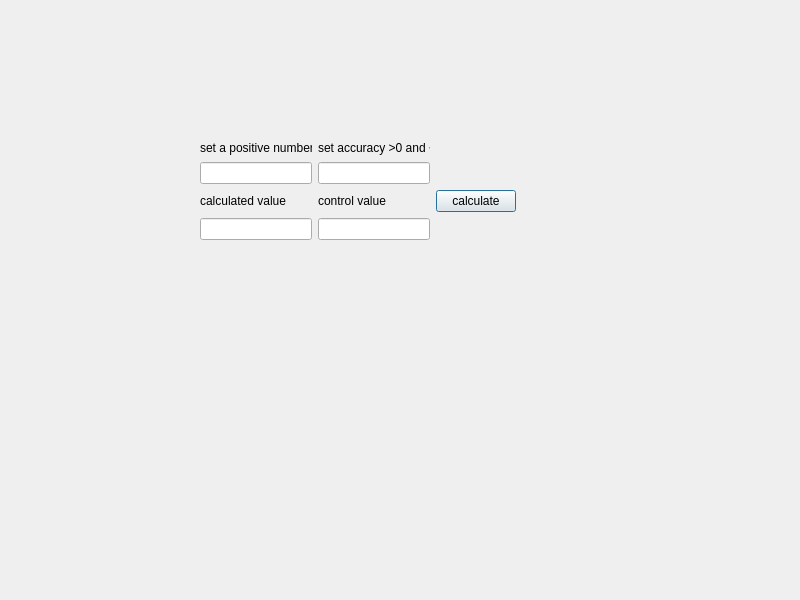
<?xml version="1.0" encoding="UTF-8"?>
<ui version="4.0">
 <class>Dialog</class>
 <widget class="QDialog" name="Dialog">
  <property name="geometry">
   <rect>
    <x>0</x>
    <y>0</y>
    <width>800</width>
    <height>600</height>
   </rect>
  </property>
  <property name="windowTitle">
   <string>Dialog</string>
  </property>
  <widget class="QWidget" name="layoutWidget">
   <property name="geometry">
    <rect>
     <x>200</x>
     <y>140</y>
     <width>316</width>
     <height>100</height>
    </rect>
   </property>
   <layout class="QGridLayout" name="gridLayout">
    <item row="2" column="0">
     <widget class="QLabel" name="label_3">
      <property name="text">
       <string>calculated value</string>
      </property>
     </widget>
    </item>
    <item row="3" column="1">
     <widget class="QLineEdit" name="lineEdit_4"/>
    </item>
    <item row="1" column="1">
     <widget class="QLineEdit" name="lineEdit_2"/>
    </item>
    <item row="2" column="2">
     <widget class="QPushButton" name="pushButton">
      <property name="text">
       <string>calculate</string>
      </property>
     </widget>
    </item>
    <item row="2" column="1">
     <widget class="QLabel" name="label_4">
      <property name="text">
       <string>control value</string>
      </property>
     </widget>
    </item>
    <item row="0" column="1">
     <widget class="QLabel" name="label_2">
      <property name="text">
       <string>set accuracy &gt;0 and &lt;1</string>
      </property>
     </widget>
    </item>
    <item row="0" column="0">
     <widget class="QLabel" name="label">
      <property name="text">
       <string>set a positive number</string>
      </property>
     </widget>
    </item>
    <item row="3" column="0">
     <widget class="QLineEdit" name="lineEdit_3"/>
    </item>
    <item row="1" column="0">
     <widget class="QLineEdit" name="lineEdit"/>
    </item>
   </layout>
  </widget>
 </widget>
 <tabstops>
  <tabstop>lineEdit</tabstop>
  <tabstop>lineEdit_2</tabstop>
  <tabstop>pushButton</tabstop>
  <tabstop>lineEdit_3</tabstop>
  <tabstop>lineEdit_4</tabstop>
 </tabstops>
 <resources/>
 <connections/>
</ui>
